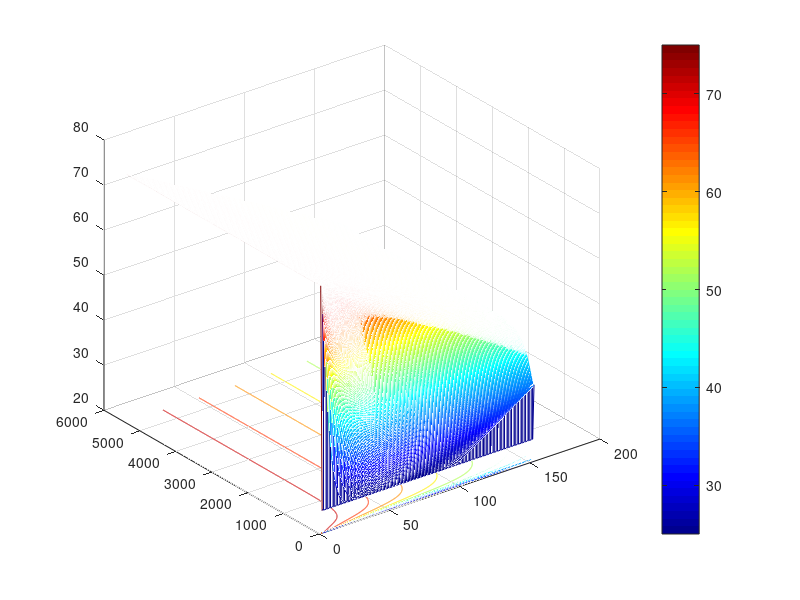

This figure's MATLAB source:
load('temp.mat');
[row,col]=size(temp);
x = 1:row;
y = 1:col;
[xxx,yyy] = meshgrid(x,y);
meshc(xxx',yyy',temp);
% xis([0 160 0 5500 20 80]);
colorbar
colormap jet
rotate3d on;